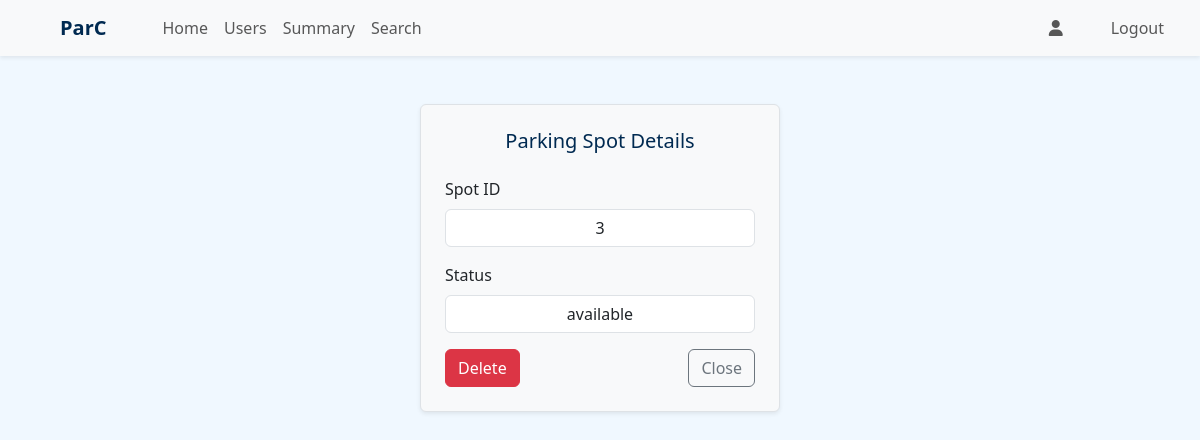
The app's page /admin/get_spot/3 (signed in), older data.
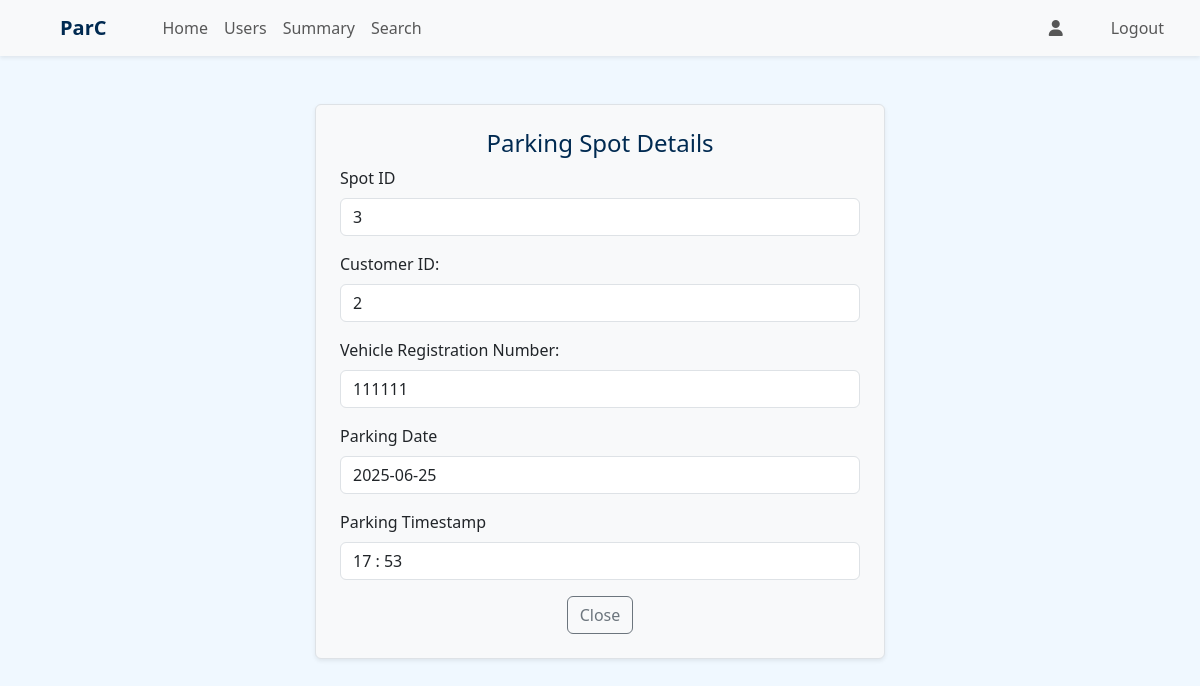
The same page, newer data.
### application/models.py (models this page shows)
class ParkingSpot(db.Model):
    id = db.Column(db.Integer, primary_key = True)
    lot_id = db.Column(db.Integer, db.ForeignKey('parking_lot.id'), nullable = False)
    status = db.Column(db.String, nullable = False, default = 'available')
    reservations = db.relationship('Reservation', backref = 'spot', cascade = 'all, delete')

class Reservation(db.Model):
    id = db.Column(db.Integer, primary_key = True)
    spot_id = db.Column(db.Integer, db.ForeignKey('parking_spot.id'), nullable=False)
    user_id = db.Column(db.Integer, db.ForeignKey('user.id'), nullable = False)
    vrn = db.Column(db.String, nullable = False)
    parking_timestamp = db.Column(db.DateTime, nullable = False)
    leaving_timestamp = db.Column(db.DateTime, nullable = True)
    duration = db.Column(db.Integer, nullable = True)
    status = db.Column(db.String, nullable = False, default = 'unpaid')
    parking_cost = db.Column(db.Integer, nullable = False, default = 0)

### application/routes.py (the view)
@app.route('/admin/get_spot/<int:spot_id>')
@auth_required()
@roles_required('admin')
def get_spot(spot_id):
    spot = ParkingSpot.query.get(spot_id)
    if spot.status == "occupied":
        reservation = Reservation.query.filter_by(spot_id = spot.id).order_by(Reservation.id.desc()).first()
        return render_template('spot.html', reservation = reservation)
    return render_template('spot.html', spot = spot)

### templates/spot.html (shortened to what this page needs)
{% extends "admin_dashboard.html" %}
{% block content %}
<div class="container">
    <div class="row">
        {% if reservation %}
        <div class="col-md-6 bg-light border rounded p-4 shadow-sm mt-5 mx-auto">
            <h4 class="text-center">Parking Spot Details</h4>
            <div class="mb-3">
                <label class="form-label">Spot ID</label>
                <input type="text" class="form-control" value="{{reservation.spot_id}}" readonly>
            </div>
            <div class="mb-3">
                <label class="form-label">Customer ID:</label>
                <input type="text" class="form-control" value="{{reservation.user_id}}" readonly>
            </div>
            <div class="mb-3">
                <label class="form-label">Vehicle Registration Number:</label>
                <input type="text" class="form-control" value="{{reservation.vrn}}" readonly>
            </div>
            <div class="mb-3">
                <label class="form-label">Parking Date</label>
                <input type="text" class="form-control" value="{{reservation.parking_timestamp.strftime('%Y-%m-%d')}}"
                    readonly>
            </div>
            <div class="mb-3">
                <label class="form-label">Parking Timestamp</label>
                <input type="text" class="form-control" value="{{reservation.parking_timestamp.strftime('%H : %M')}}"
                    readonly>
            </div>
            <div class="text-center">
                <a href="javascript:history.back()" class="btn btn-outline-secondary">Close</a>
            </div>
        </div>
        {% else %}
        <div class="container my-5">
            <div class="mx-auto p-4 border rounded shadow-sm bg-light" style="max-width: 360px;">
                <h5 class="text-center mb-4">Parking Spot Details</h5>
                <div class="mb-3">
                    <label class="form-label">Spot ID</label>
                    <input type="text" class="form-control text-center" value="{{spot.id}}" readonly>
                </div>
                <div class="mb-3">
                    <label class="form-label">Status</label>
                    <input type="text" class="form-control text-center" value="{{spot.status}}" readonly>
                </div>
                <div class="d-flex justify-content-between">
                    <a href="{{url_for('delete_spot', spot_id=spot.id)}}" class="btn btn-danger">Delete</a>
                    <a href="javascript:history.back()" class="btn btn-outline-secondary">Close</a>
                </div>
            </div>
        </div>
        {% endif %}
    </div>
</div>
{% endblock %}

Row changes from the older to the newer data that the page shows:
no longer on this page (row edited): ParkingSpot: id "3", status "available"
added Reservation: spot_id "3", user_id "2", vrn "111111", parking_timestamp "2025-06-25", parking_timestamp "17 : 53"
Text that changed along with them:
text no longer shown: "Status Delete"
text now shown: "Customer ID: Vehicle Registration Number: Parking Date Parking Timestamp"
